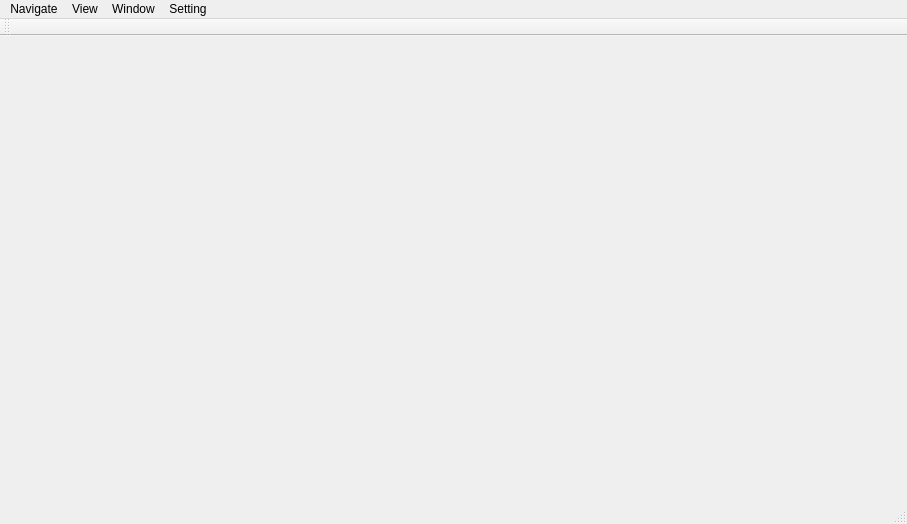
<?xml version="1.0" encoding="UTF-8"?>
<ui version="4.0">
 <class>MainWnd</class>
 <widget class="QMainWindow" name="MainWnd">
  <property name="geometry">
   <rect>
    <x>0</x>
    <y>0</y>
    <width>907</width>
    <height>524</height>
   </rect>
  </property>
  <property name="windowTitle">
   <string>OpenDRIVE System</string>
  </property>
  <widget class="QWidget" name="centralWidget"/>
  <widget class="QMenuBar" name="menuBar">
   <property name="geometry">
    <rect>
     <x>0</x>
     <y>0</y>
     <width>907</width>
     <height>21</height>
    </rect>
   </property>
   <widget class="QMenu" name="menuWindow">
    <property name="title">
     <string>Window</string>
    </property>
    <addaction name="actionMapWnd"/>
   </widget>
   <widget class="QMenu" name="menuSetting">
    <property name="title">
     <string>Setting</string>
    </property>
    <addaction name="actionPGDBSetting"/>
    <addaction name="actionLocalFilesDatabasePath"/>
   </widget>
   <widget class="QMenu" name="menuView">
    <property name="title">
     <string>View</string>
    </property>
    <addaction name="actionGPSDataLayer"/>
    <addaction name="actionTrajectoryLayer"/>
    <addaction name="actionOSMWayLayer"/>
    <addaction name="actionOpenDRIVERoadLayer"/>
   </widget>
   <widget class="QMenu" name="menuNavigate">
    <property name="title">
     <string>Navigate</string>
    </property>
    <addaction name="actionToLatLon"/>
    <addaction name="actionToXY"/>
   </widget>
   <addaction name="menuNavigate"/>
   <addaction name="menuView"/>
   <addaction name="menuWindow"/>
   <addaction name="menuSetting"/>
  </widget>
  <widget class="QToolBar" name="mainToolBar">
   <attribute name="toolBarArea">
    <enum>TopToolBarArea</enum>
   </attribute>
   <attribute name="toolBarBreak">
    <bool>false</bool>
   </attribute>
  </widget>
  <widget class="QStatusBar" name="statusBar"/>
  <action name="actionMapWnd">
   <property name="checkable">
    <bool>true</bool>
   </property>
   <property name="checked">
    <bool>true</bool>
   </property>
   <property name="text">
    <string>Map Window</string>
   </property>
  </action>
  <action name="actionLocalFilesDatabasePath">
   <property name="text">
    <string>Local Files Database Path</string>
   </property>
  </action>
  <action name="actionGPSDataLayer">
   <property name="checkable">
    <bool>true</bool>
   </property>
   <property name="checked">
    <bool>true</bool>
   </property>
   <property name="text">
    <string>GPS Data Layer</string>
   </property>
  </action>
  <action name="actionTrajectoryLayer">
   <property name="checkable">
    <bool>true</bool>
   </property>
   <property name="checked">
    <bool>true</bool>
   </property>
   <property name="text">
    <string>Trajectory Layer</string>
   </property>
  </action>
  <action name="actionOSMWayLayer">
   <property name="checkable">
    <bool>true</bool>
   </property>
   <property name="checked">
    <bool>true</bool>
   </property>
   <property name="text">
    <string>OSM Way Layer</string>
   </property>
  </action>
  <action name="actionOpenDRIVERoadLayer">
   <property name="checkable">
    <bool>true</bool>
   </property>
   <property name="checked">
    <bool>true</bool>
   </property>
   <property name="text">
    <string>OpenDRIVE Road Layer</string>
   </property>
  </action>
  <action name="actionToLatLon">
   <property name="text">
    <string>To Lat Lon</string>
   </property>
  </action>
  <action name="actionToXY">
   <property name="text">
    <string>To X Y</string>
   </property>
  </action>
  <action name="actionPGDBSetting">
   <property name="text">
    <string>PostgreSQL Database Setting</string>
   </property>
  </action>
 </widget>
 <layoutdefault spacing="6" margin="11"/>
 <resources/>
 <connections/>
</ui>
